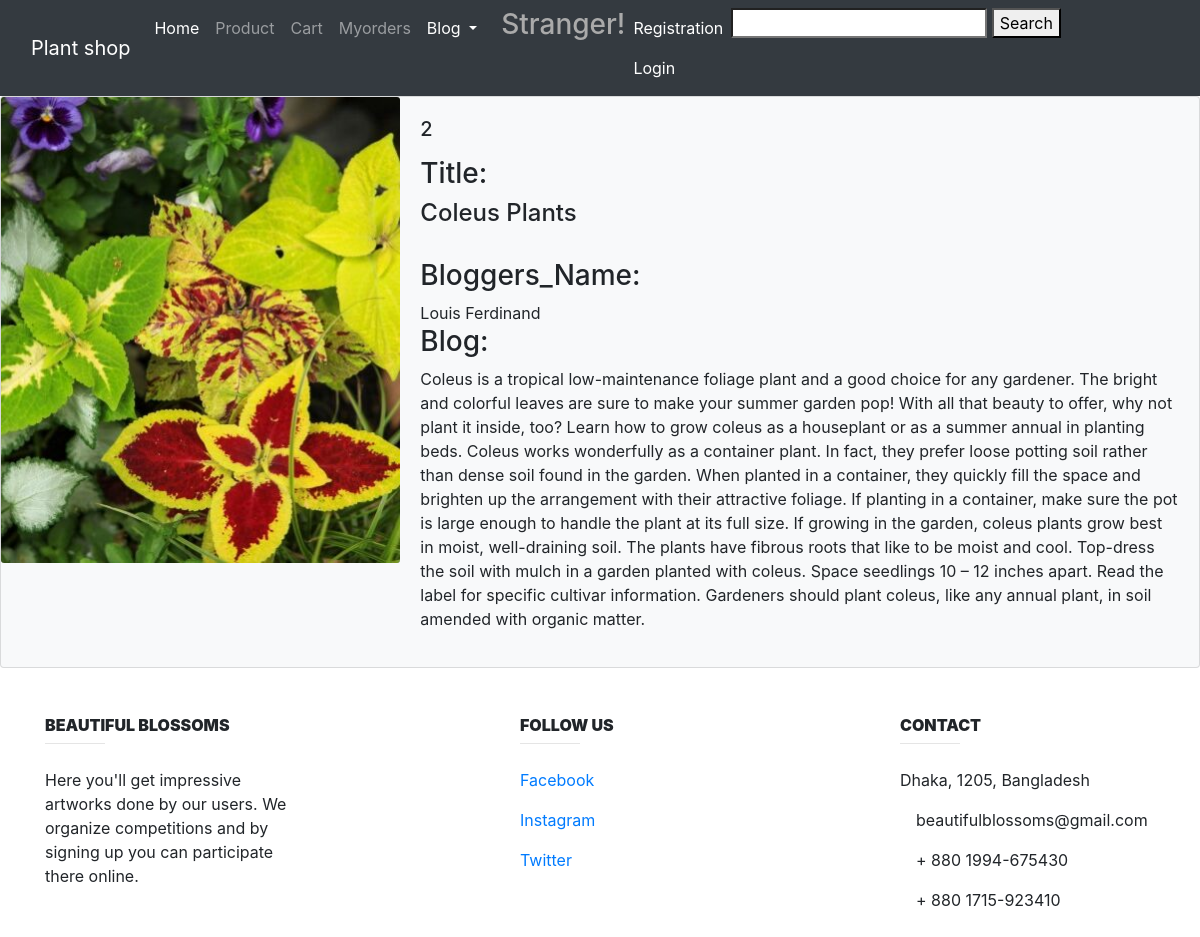
The app's page /ShowBlogs/2 with its own data.
### Blog/models.py (models this page shows, shortened)
class Blog(models.Model):
    title = models.CharField(max_length=100, default="")
    bloggers_name = models.CharField(max_length=100, default="")
    blog = models.TextField(max_length=5000, default="")
    image = models.ImageField(upload_to='images/image/',blank=True)

### Blog/views.py (the view)
# urls.py: path('ShowBlogs/<int:b_id>', Blog_views.showDetails, name='detail_view'),
def showDetails(request, b_id):
    searched_b = get_object_or_404(Blog, id=b_id)
    context = {
        'search': searched_b,
    }
    return render(request, 'Blog/show_blog_details.html', context)

### templates/Blog/show_blog_details.html (shortened to what this page needs)
{% extends 'Base_blog.html' %}
{% block content  %}
        <div class="card bg-light mb-2`" >
          <div class="row no-gutters">
            <div class="col-md-4">
              <img src="{{ search.image.url }}" class="card-img" alt="...">
            </div>
            <div class="col-md-8">
              <div class="card-body">
                <h5 class="card-title">{{ search.id }}</h5>
                <p class="card-text">
                  <h3> Title: </h3><h4> {{ search.title }}</h4> <br>
                   <h3> Bloggers_Name: </h3> {{ search.bloggers_name }} <br>
                    <h3> Blog: </h3>{{ search.blog }} <br>
                </p>
              </div>
            </div>
          </div>
        </div>
{% endblock content %}

### records on screen
Blog: image (picture), id "2", title "Coleus Plants", bloggers_name "Louis Ferdinand", blog "Coleus is a tropical low-maintenance foliage plant and a good choice for any gardener. The bright and colorful leaves are sure to make your summer garden pop! With all that beauty to offer, why not plant it inside, too? Learn how to grow coleus as a houseplant or as a summer annual in planting beds. Coleus works wonderfully as a container plant. In fact, they prefer loose potting soil rather than dense soil found in the garden. When planted in a container, they quickly fill the space and brighten up the arrangement with their attractive foliage. If planting in a container, make sure the pot is large enough to handle the plant at its full size. If growing in the garden, coleus plants grow…"
